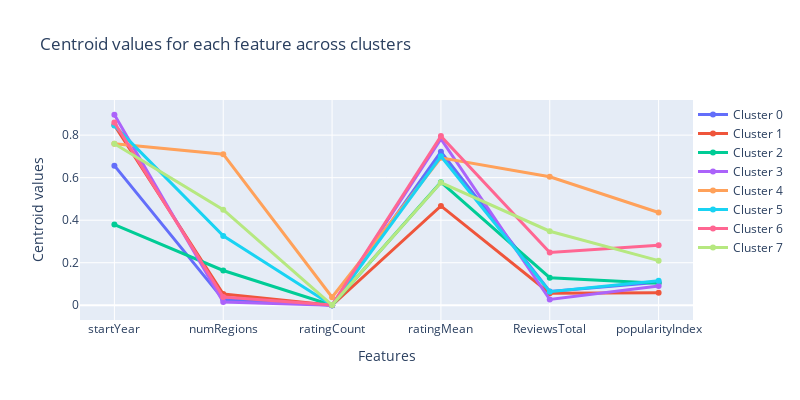

This figure's notebook cell:
### Code cell
import plotly.graph_objects as go

train_data = pd.DataFrame(train_data)  #Perchè?

# Crea una figura vuota
fig = go.Figure()

# Aggiungi una linea per ogni centroide del cluster
for i, center in enumerate(kmeans.cluster_centers_):
    fig.add_trace(go.Scatter(
        x=list(df.columns),
        y=center,
        mode='lines+markers',
        name=f'Cluster {i}',
        line=dict(width=3)
    ))

# Imposta il titolo e le etichette
fig.update_layout(
    title="Centroid values for each feature across clusters",
    xaxis_title="Features",
    yaxis_title="Centroid values",
    legend=dict(x=1, y=1),
    width=800, height=400
)

# Aggiungi la griglia all'asse y
fig.update_yaxes(showgrid=True)

# Mostra il grafico
fig.show()

### Figure 1 — Plotly figure (JSON) as saved in the notebook; plotly's stock layout.template omitted (floating-point values rounded to 4 significant figures)
{"data": [{"line": {"width": 3}, "mode": "lines+markers", "name": "Cluster 0", "type": "scatter", "x": ["startYear", "numRegions", "ratingCount", "ratingMean", "ReviewsTotal", "popularityIndex"], "y": [0.6565, 0.02763, 6.564e-05, 0.7214, 0.06502, 0.1079]}, {"line": {"width": 3}, "mode": "lines+markers", "name": "Cluster 1", "type": "scatter", "x": ["startYear", "numRegions", "ratingCount", "ratingMean", "ReviewsTotal", "popularityIndex"], "y": [0.8474, 0.05255, 6.397e-05, 0.467, 0.05705, 0.05917]}, {"line": {"width": 3}, "mode": "lines+markers", "name": "Cluster 2", "type": "scatter", "x": ["startYear", "numRegions", "ratingCount", "ratingMean", "ReviewsTotal", "popularityIndex"], "y": [0.3796, 0.1636, 0.0001088, 0.5788, 0.1296, 0.1031]}, {"line": {"width": 3}, "mode": "lines+markers", "name": "Cluster 3", "type": "scatter", "x": ["startYear", "numRegions", "ratingCount", "ratingMean", "ReviewsTotal", "popularityIndex"], "y": [0.8959, 0.01528, 4.592e-05, 0.7824, 0.02721, 0.09077]}, {"line": {"width": 3}, "mode": "lines+markers", "name": "Cluster 4", "type": "scatter", "x": ["startYear", "numRegions", "ratingCount", "ratingMean", "ReviewsTotal", "popularityIndex"], "y": [0.76, 0.7104, 0.03778, 0.6932, 0.6041, 0.4361]}, {"line": {"width": 3}, "mode": "lines+markers", "name": "Cluster 5", "type": "scatter", "x": ["startYear", "numRegions", "ratingCount", "ratingMean", "ReviewsTotal", "popularityIndex"], "y": [0.8449, 0.3263, 0.0001049, 0.7003, 0.06407, 0.1155]}, {"line": {"width": 3}, "mode": "lines+markers", "name": "Cluster 6", "type": "scatter", "x": ["startYear", "numRegions", "ratingCount", "ratingMean", "ReviewsTotal", "popularityIndex"], "y": [0.8592, 0.03911, 0.001314, 0.7954, 0.2482, 0.2826]}, {"line": {"width": 3}, "mode": "lines+markers", "name": "Cluster 7", "type": "scatter", "x": ["startYear", "numRegions", "ratingCount", "ratingMean", "ReviewsTotal", "popularityIndex"], "y": [0.7597, 0.4496, 0.0008437, 0.5768, 0.3482, 0.2097]}], "layout": {"height": 400, "legend": {"x": 1, "y": 1}, "title": {"text": "Centroid values for each feature across clusters"}, "width": 800, "xaxis": {"title": {"text": "Features"}}, "yaxis": {"showgrid": true, "title": {"text": "Centroid values"}}}}
